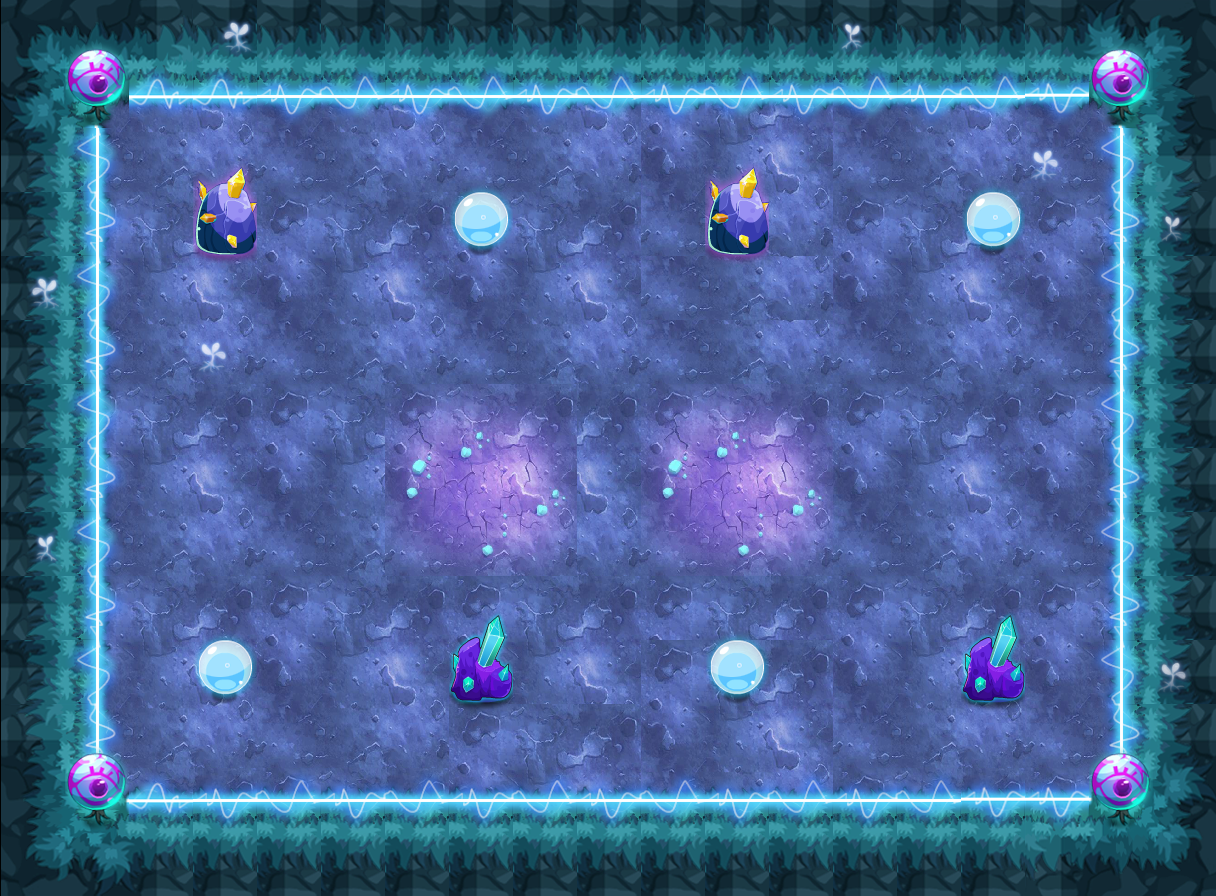

Tiled map render using the project's own tile images. Description and the map definition, with tile-layer contents summarised, below:
An orthogonal 19x14 tile map with 64x64 px tiles, 10 tile layers (PASS, 块层 2, 块层 3, 块层 6, ...) and 56 objects (46x ITEM_POINT, 5x START_POINT, 4x EDGE, PLAYER).

<map version="1.0" orientation="orthogonal" width="19" height="14" tilewidth="64" tileheight="64">
<properties>
  <property name="MODE" value="INFINITE" />
 </properties>
 <tileset firstgid="1" name="ysmg" tilewidth="64" tileheight="64">
  <tileoffset x="1" y="0" />
  <image source="ysmg-hd.png" width="960" height="1070" />
 </tileset>
 <layer name="PASS" width="19" height="14">
  <data>[266 cells, 124 non-empty, 16 distinct tile ids]</data>
 </layer>
 <layer name="块层 2" width="19" height="14">
  <data>[266 cells, 266 non-empty, 18 distinct tile ids]</data>
 </layer>
 <layer name="块层 3" width="19" height="14">
  <data>[266 cells, 124 non-empty, 11 distinct tile ids]</data>
 </layer>
 <layer name="块层 6" width="19" height="14">
  <data>[266 cells, 54 non-empty, 4 distinct tile ids]</data>
 </layer>
 <layer name="块层 8" width="19" height="14">
  <data>[266 cells, 8 non-empty, 2 distinct tile ids]</data>
 </layer>
 <layer name="块层 10" width="19" height="14">
  <data>[266 cells, 8 non-empty, 2 distinct tile ids]</data>
 </layer>
 <layer name="块层 4" width="19" height="14">
  <data>[266 cells, 8 non-empty, 3 distinct tile ids]</data>
 </layer>
 <layer name="SHELTER 11" width="19" height="14">
  <data>[266 cells, 0 non-empty, 0 distinct tile ids]</data>
 </layer>
 <layer name="SHELTER 9" width="19" height="14">
  <data>[266 cells, 4 non-empty, 2 distinct tile ids]</data>
 </layer>
 <layer name="SHELTER 2" width="19" height="14">
  <data>[266 cells, 4 non-empty, 2 distinct tile ids]</data>
 </layer>
 <objectgroup name="对象层 1" width="38" height="28">
  <object name="ITEM_POINT" type="ITEM_POINT" x="512" y="640" width="64" height="64" />
  <object name="PLAYER" type="PLAYER" x="576" y="448" width="64" height="64" />
  <object name="ITEM_POINT" type="ITEM_POINT" x="320" y="384" width="64" height="64" />
  <object name="ITEM_POINT" type="ITEM_POINT" x="768" y="640" width="64" height="64" />
  <object name="ITEM_POINT" type="ITEM_POINT" x="832" y="384" width="64" height="64" />
  <object name="ITEM_POINT" type="ITEM_POINT" x="384" y="640" width="64" height="64" />
  <object name="ITEM_POINT" type="ITEM_POINT" x="192" y="448" width="64" height="64" />
  <object name="ITEM_POINT" type="ITEM_POINT" x="768" y="320" width="64" height="64" />
  <object name="monster" type="START_POINT" x="256" y="256" width="64" height="64" />
  <object name="ITEM_POINT" type="ITEM_POINT" x="896" y="192" width="64" height="64" />
  <object name="ITEM_POINT" type="ITEM_POINT" x="512" y="192" width="64" height="64" />
  <object name="ITEM_POINT" type="ITEM_POINT" x="576" y="640" width="64" height="64" />
  <object name="ITEM_POINT" type="ITEM_POINT" x="448" y="512" width="64" height="64" />
  <object name="ITEM_POINT" type="ITEM_POINT" x="1024" y="704" width="64" height="64" />
  <object name="ITEM_POINT" type="ITEM_POINT" x="1024" y="128" width="64" height="64" />
  <object name="monster" type="START_POINT" x="896" y="576" width="64" height="64" />
  <object name="ITEM_POINT" type="ITEM_POINT" x="192" y="512" width="64" height="64" />
  <object name="ITEM_POINT" type="ITEM_POINT" x="384" y="512" width="64" height="64" />
  <object name="ITEM_POINT" type="ITEM_POINT" x="960" y="448" width="64" height="64" />
  <object name="ITEM_POINT" type="ITEM_POINT" x="320" y="192" width="64" height="64" />
  <object name="ITEM_POINT" type="ITEM_POINT" x="960" y="256" width="64" height="64" />
  <object name="ITEM_POINT" type="ITEM_POINT" x="960" y="384" width="64" height="64" />
  <object name="ITEM_POINT" type="ITEM_POINT" x="832" y="640" width="64" height="64" />
  <object name="BOSS" type="START_POINT" x="576" y="320" width="64" height="64" />
  <object name="ITEM_POINT" type="ITEM_POINT" x="640" y="640" width="64" height="64" />
  <object name="ITEM_POINT" type="ITEM_POINT" x="256" y="640" width="64" height="64" />
  <object name="ITEM_POINT" type="ITEM_POINT" x="192" y="384" width="64" height="64" />
  <object name="down_edge" type="EDGE" x="128" y="768" width="960" height="64" />
  <object name="ITEM_POINT" type="ITEM_POINT" x="704" y="512" width="64" height="64" />
  <object name="ITEM_POINT" type="ITEM_POINT" x="640" y="192" width="64" height="64" />
  <object name="ITEM_POINT" type="ITEM_POINT" x="832" y="448" width="64" height="64" />
  <object name="ITEM_POINT" type="ITEM_POINT" x="960" y="512" width="64" height="64" />
  <object name="ITEM_POINT" type="ITEM_POINT" x="576" y="192" width="64" height="64" />
  <object name="ITEM_POINT" type="ITEM_POINT" x="384" y="192" width="64" height="64" />
  <object name="ITEM_POINT" type="ITEM_POINT" x="128" y="128" width="64" height="64" />
  <object name="ITEM_POINT" type="ITEM_POINT" x="768" y="192" width="64" height="64" />
  <object name="ITEM_POINT" type="ITEM_POINT" x="768" y="512" width="64" height="64" />
  <object name="ITEM_POINT" type="ITEM_POINT" x="832" y="192" width="64" height="64" />
  <object name="up_edge" type="EDGE" x="128" y="64" width="960" height="64" />
  <object name="right_edge" type="EDGE" x="1088" y="64" width="64" height="768" />
  <object name="ITEM_POINT" type="ITEM_POINT" x="192" y="576" width="64" height="64" />
  <object name="ITEM_POINT" type="ITEM_POINT" x="192" y="256" width="64" height="64" />
  <object name="ITEM_POINT" type="ITEM_POINT" x="320" y="448" width="64" height="64" />
  <object name="ITEM_POINT" type="ITEM_POINT" x="384" y="320" width="64" height="64" />
  <object name="ITEM_POINT" type="ITEM_POINT" x="960" y="576" width="64" height="64" />
  <object name="left_edge" type="EDGE" x="64" y="64" width="64" height="768" />
  <object name="ITEM_POINT" type="ITEM_POINT" x="448" y="320" width="64" height="64" />
  <object name="ITEM_POINT" type="ITEM_POINT" x="960" y="320" width="64" height="64" />
  <object name="ITEM_POINT" type="ITEM_POINT" x="128" y="704" width="64" height="64" />
  <object name="monster" type="START_POINT" x="256" y="576" width="64" height="64" />
  <object name="ITEM_POINT" type="ITEM_POINT" x="320" y="640" width="64" height="64" />
  <object name="monster" type="START_POINT" x="896" y="256" width="64" height="64" />
  <object name="ITEM_POINT" type="ITEM_POINT" x="704" y="320" width="64" height="64" />
  <object name="ITEM_POINT" type="ITEM_POINT" x="896" y="640" width="64" height="64" />
  <object name="ITEM_POINT" type="ITEM_POINT" x="256" y="192" width="64" height="64" />
  <object name="ITEM_POINT" type="ITEM_POINT" x="192" y="320" width="64" height="64" />
 </objectgroup>
</map>
